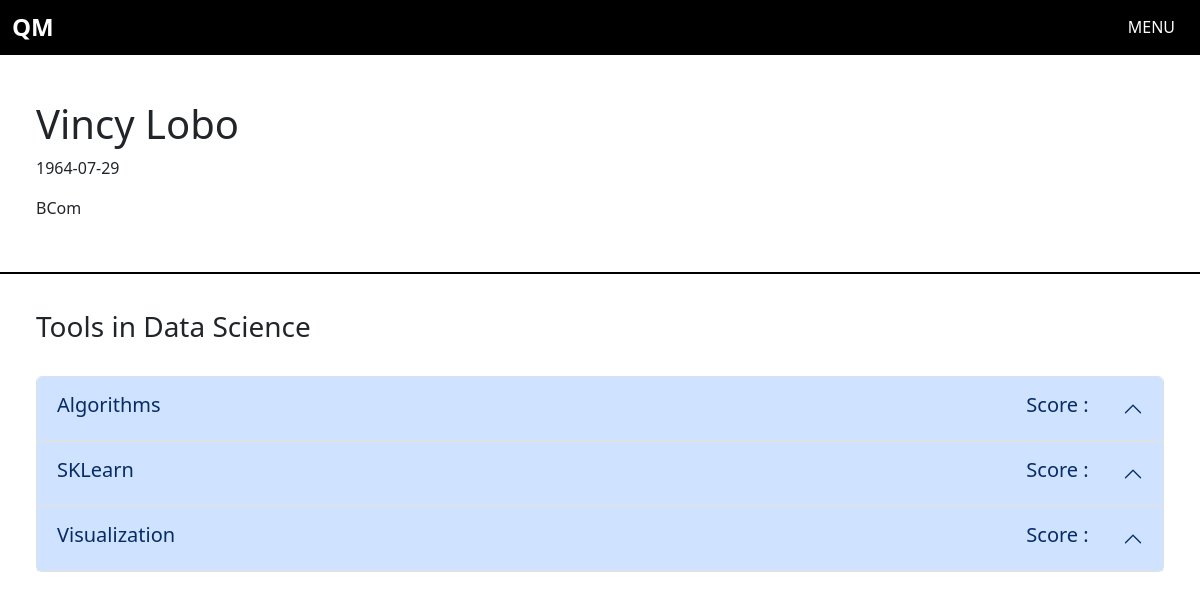
Page /chapters/1 (signed in) on the committed database.
### app.py (models this page shows)
class Users(db.Model, UserMixin):
    __tablename__ = 'users'
    id = db.Column(db.Integer, primary_key = True)
    fname = db.Column(db.String(100), nullable = False)
    lname = db.Column(db.String(100), nullable = False)
    dob = db.Column(db.String, nullable = False)
    email = db.Column(db.String(200), nullable = False, unique = True)
    qualification = db.Column(db.String(200), nullable = True)
    username = db.Column(db.String(100), nullable = False, unique = True )
    password = db.Column(db.String(50), nullable = False)
    admin = db.Column(db.Boolean, default = False, nullable = False)
    flagged = db.Column(db.Boolean, default = False, nullable = False)
    subs = db.relationship('Subjects', secondary = 'enrollment', backref = 'enrolledSubs' )
    chaps = db.relationship('Chapters', secondary = 'quiz', backref = 'quizChapters')

class Subjects(db.Model):
    __tablename__ = 'subjects'
    id = db.Column(db.Integer, primary_key=True)
    name = db.Column(db.String(100), nullable = False)
    description = db.Column(db.String(150), nullable = False)
    usrs = db.relationship('Users', secondary = 'enrollment', backref = 'enrolledUsrs' )
    chaps = db.relationship('Chapters', backref = 'chapter')

class Chapters(db.Model):
    __tablename__ = 'chapters'
    id = db.Column(db.Integer, primary_key = True)
    title = db.Column(db.String(100), nullable = False)
    content = db.Column(db.String(500), nullable = False)
    sub_id = db.Column(db.Integer, db.ForeignKey('subjects.id'), unique = False, nullable = True)
    sub = db.relationship('Subjects', backref = 'subject')
    ques = db.relationship('Questions', backref = 'question')
    usrs = db.relationship('Users', secondary = 'quiz', backref = 'quizUser')

### app.py (the view)
@login_required
@app.route('/chapters/<int:sid>', methods = ['GET','POST'])
def chapters_view(sid):
    sub = Subjects.query.get(sid)
    chapters = Chapters.query.filter_by(sub_id = sid).all()
    quizs = Quiz.query.filter_by(student_id=current_user.id)
    ques = Questions.query.all()
    return render_template('chapters.html', chaps = chapters, sub = sub, ques = ques, quizs = quizs)

### app.py (called while the page is built)
@login_manager.user_loader
def load_user(user_id):
    return Users.query.get(int(user_id))

### templates/chapters.html (shortened to what this page needs)
{% extends 'base.html' %}
{% block main %}
<div class="header">
    <h1>{{ current_user.fname }} {{ current_user.lname }}</h1>
    <p>{{ current_user.dob }}</p>
    <p>{{ current_user.qualification }}</p>
</div>
<div style="padding: 3%;">
    <div>
        <h3>{{ sub.name }}</h3>
    </div>
    <br>
    <div class="accordion" id="accordionChap">
        {% for chap in chaps %}
        <div class="accordion-item">
          <h2 class="accordion-header">
            <button class="accordion-button" type="button" data-bs-toggle="collapse" data-bs-target="#collapse{{ chap.id }}" aria-expanded="true" aria-controls="collapse{{ chap.id }}">
              <div class="chapTitle">
              <h5>{{ chap.title }}</h5> <h5>Score : {% for quiz in quizs %}{% if quiz.chapter_id == chap.id %}{{ quiz.score }} {% endif %}{% endfor %}</h5>
              </div>
            </button>
          </h2>
        </div>
        {% endfor %}
      </div>
</div>
{% endblock %}

### static/css/style.css (style rules this page uses)
body { overflow-x: hidden; width: 100%; }
.header { padding: 100px 3% 3% 3%; border-bottom: 2px black solid; transition: ease 0.5s; }
.chapTitle { display: flex; justify-content: space-between; width: 95%; }

### rows in the picture
Users: fname "Vincy", lname "Lobo", dob "1964-07-29", qualification "BCom"
Subjects: name "Tools in Data Science"
Chapters: title "Algorithms"
Chapters: title "SKLearn"
Chapters: title "Visualization"
